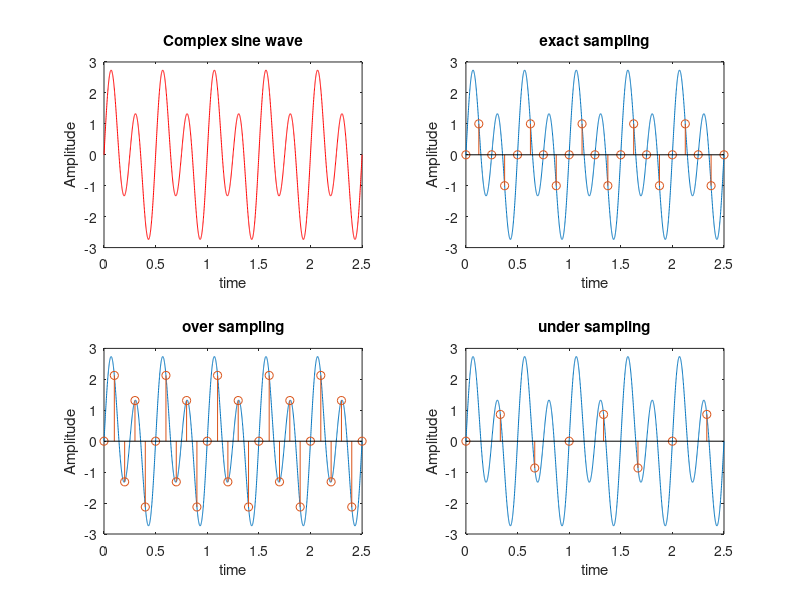

Here is the MATLAB script that generated this plot:
clc
clear all

%complex signal
A1=1;
A2=2;
F1=2;
F2=4;
T=1/F1;
t=[0:0.001:T*5];
xt=A1*sin(2*pi*F1*t)+A2*sin(2*pi*F2*t);
subplot(221);
plot(t,xt,'r');
xlabel('time');
ylabel('Amplitude');
title('Complex sine wave');

%exact sampling
Fs=2*F2;
n=[0:1/Fs:T*5];
xn=A1*sin(2*pi*F1*n)+A2*sin(2*pi*F2*n);
subplot(222);
plot(t,xt);
hold all
stem(n,xn);
xlabel('time');
ylabel('Amplitude');
title('exact sampling');

%over sampling
Fo=10;
n=[0:1/Fo:T*5];
xn=A1*sin(2*pi*F1*n)+A2*sin(2*pi*F2*n);
subplot(223);
plot(t,xt);
hold all
stem(n,xn);
xlabel('time');
ylabel('Amplitude');
title('over sampling');

%under sampling
Fu=3;
n=[0:1/Fu:T*5];
xn=A1*sin(2*pi*F1*n)+A2*sin(2*pi*F2*n);
subplot(224);
plot(t,xt);
hold all
stem(n,xn);
xlabel('time');
ylabel('Amplitude');
title('under sampling');
